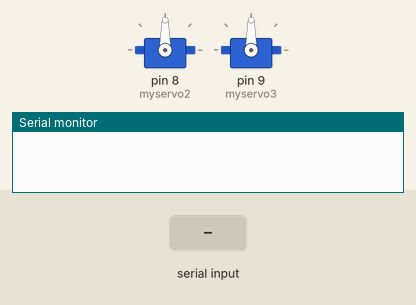
This sketch was run on a simulated Arduino Uno, built with avr-gcc and run on an emulated ATmega328P. On the bench: 2 × servo, the last lines printed to the serial monitor. The inputs (shaded band) are chosen by the test bench.

Above: at 1.2 s.
1.3 s: "A,45\n" received over the second serial link
At 2.5 s:
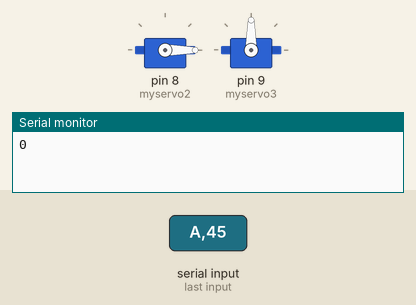
2.8 s: "B,45\n" received over the second serial link
At 3.8 s:
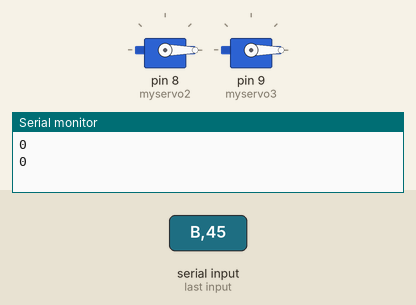
4.3 s: "A90\n" received over the second serial link
At 4.9 s:
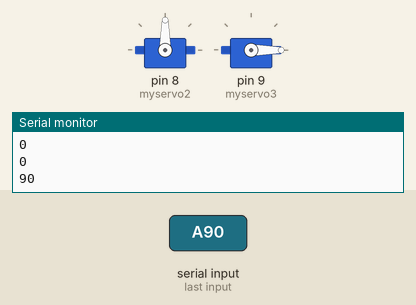
5.8 s: "B90\n" received over the second serial link
At 6.1 s:
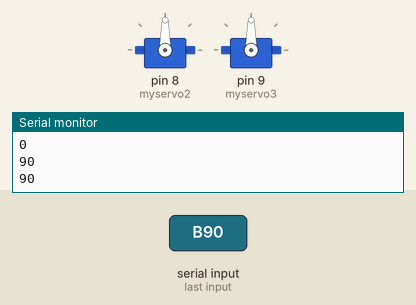
Timing chart, 0 to 8.3 s (numbered marks = the images above; inputs shaded):
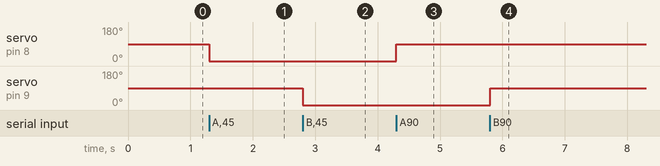

Measured:
- after the input at 1.3 s, servo on pin 8 (myservo2): 90° → 0° at once
- after the input at 2.8 s, servo on pin 9 (myservo3): 90° → 0° at once
- after the input at 4.3 s, servo on pin 8 (myservo2): 0° → 90° at once
- after the input at 5.8 s, servo on pin 9 (myservo3): 0° → 90° at once

The sketch:

2_SLIDER.ino
```cpp
#include <Servo.h>
#include <SoftwareSerial.h>
SoftwareSerial BT1(14,15); // RX, TX

Servo myservo2;  // create servo object to control a servo
Servo myservo3;  // create servo object to control a servo

char unChar;
String readString; //Asignamos la palabra readString a una variable tipo cadena

void setup() {
  myservo2.attach(8);  //the pin for the servo2 control
  myservo3.attach(9);  //the pin for the servo3 control
  Serial.begin(9600); //initialize serial comunication
  BT1.begin(9600);
}

void loop() {
  if (BT1.available()) {  //verify firs character in serial port
    unChar = BT1.read();

    if(unChar=='A'){ //if A go to motor1 function
      motor1();
    }

    if(unChar=='B'){ //if B go to motor2 function
      motor2();
    }
  }
}

void motor1(){
        delayMicroseconds(300);
        while (BT1.available()) { //Now the numerical data of the angle of the servomotor is received
          //delayMicroseconds(100);
          char c = BT1.read();  // Se leen los caracteres que ingresan por el puerto
          readString += c;         //each character builds in a string
        }
        if (readString.length() >0) {   //the length of the string is verified
          Serial.println(readString.toInt());  //Now we send data to serial and servos
          myservo2.write(readString.toInt());
          readString=""; // Clear string
        }
}

void motor2(){
        delayMicroseconds(300);
        while (BT1.available()) {
          //delayMicroseconds(100);
          char c = BT1.read();
          readString += c;
        }
        if (readString.length() >0) {
          Serial.println(readString.toInt());
          myservo3.write(readString.toInt());
          readString="";
        }
}
```
